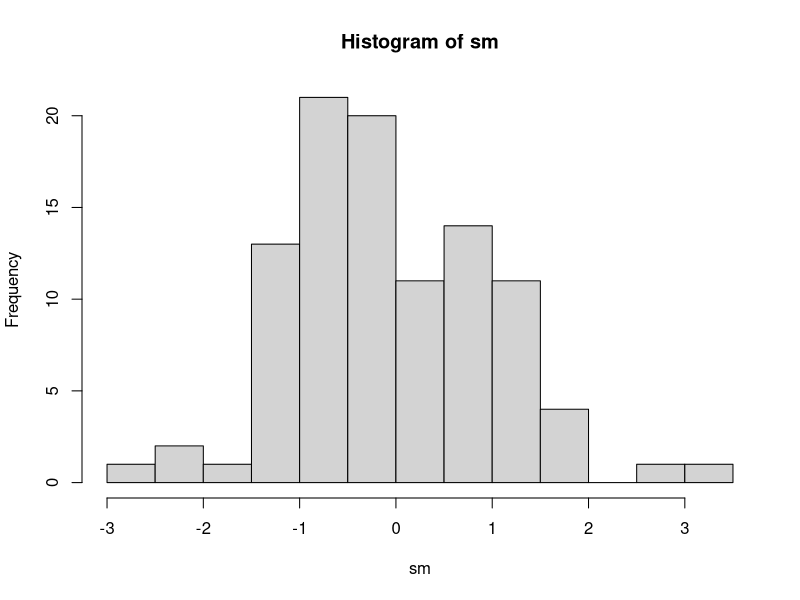
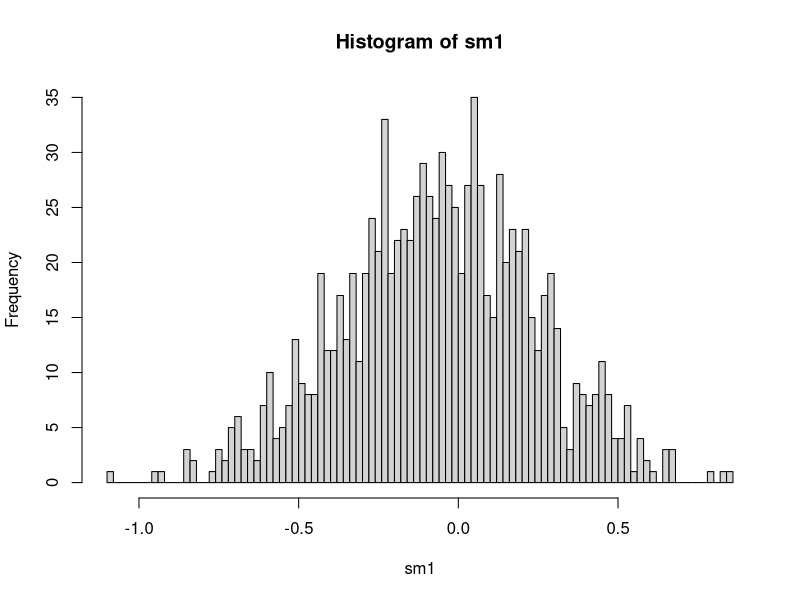
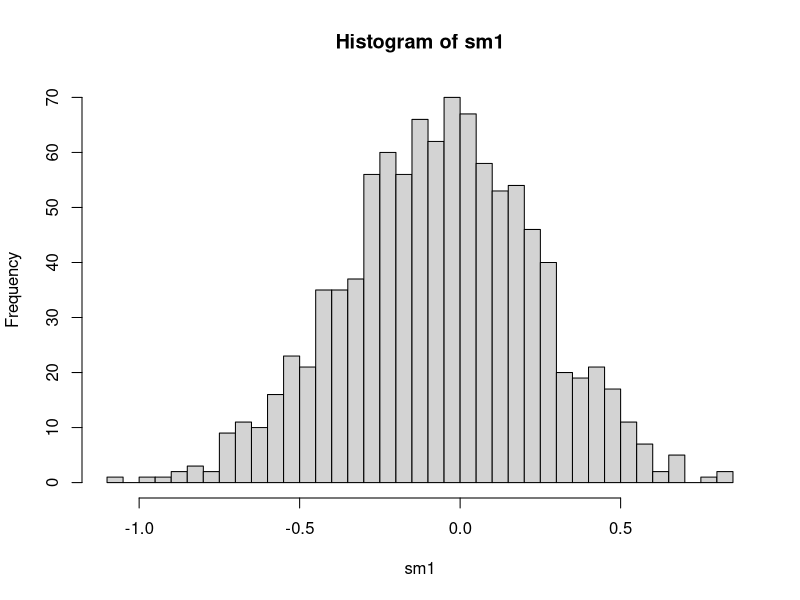
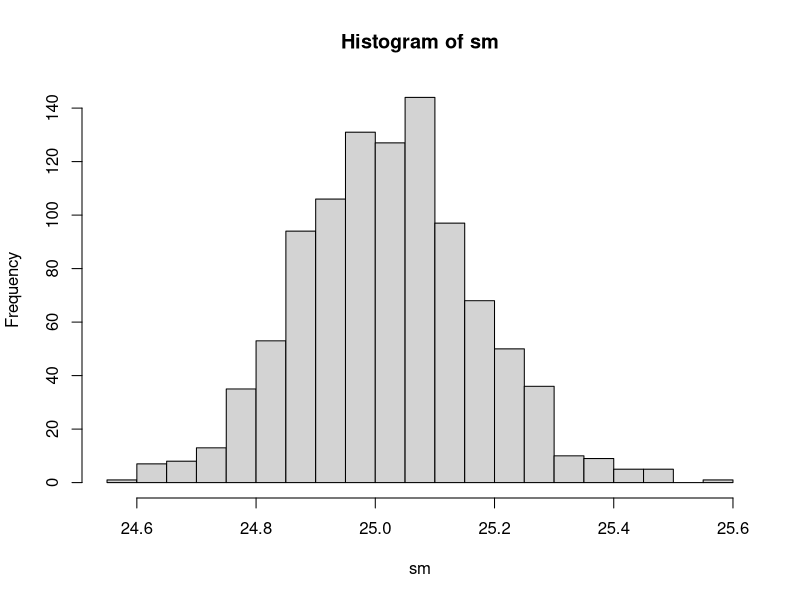
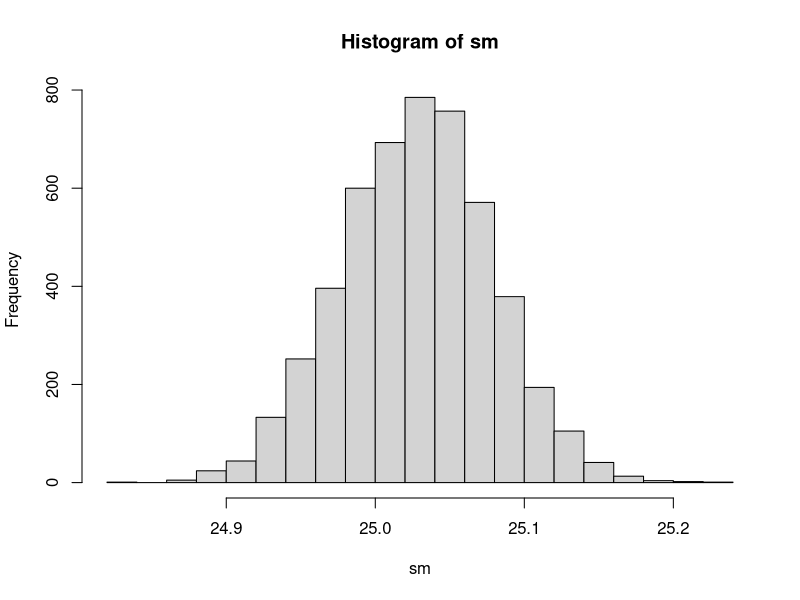

Recreate these plots in R, in order.
set.seed(1)
a=rnorm(10000,0,10)
mean(a)
var(a)
sd(a)

sm=vector(mode = "numeric",length = 100)
sv=vector(mode = "numeric",length = 100)
ssd=vector(mode = "numeric",length = 100)
i=1

while(i<101){
b=sample(a,100)
sm[i]=mean(b)
sv[i]=var(b)
ssd[i]=sd(b)
i=i+1
}

sm
sv
ssd

range(sm)
hist(sm,breaks = 10)


#######################################################

sm1=vector(mode = "numeric",length = 1000)
sv1=vector(mode = "numeric",length = 1000)
ssd1=vector(mode = "numeric",length = 1000)
i=1

while(i<1001){
  c=sample(a,1000)
  sm1[i]=mean(c)
  sv1[i]=var(c)
  ssd1[i]=sd(c)
  i=i+1
}

hist(sm1,breaks = 100)
hist(sm1,breaks = 50)


###########################################################

set.seed(1)
a=rpois(10000,25)
mean(a)
var(a)
sd(a)

sm=vector(mode = "numeric",length = 100)
sv=vector(mode = "numeric",length = 100)
ssd=vector(mode = "numeric",length = 100)
i=1

while(i<1001){
  b=sample(a,1000)
  sm[i]=mean(b)
  sv[i]=var(b)
  ssd[i]=sd(b)
  i=i+1
}


range(sm)
hist(sm,breaks = 25)


###########################################################

set.seed(1)
a=rpois(10000,25)
mean(a)
var(a)
sd(a)

sm=vector(mode = "numeric",length = 100)
sv=vector(mode = "numeric",length = 100)
ssd=vector(mode = "numeric",length = 100)
i=1

while(i<5001){
  b=sample(a,5000)
  sm[i]=mean(b)
  sv[i]=var(b)
  ssd[i]=sd(b)
  i=i+1
}


range(sm)
hist(sm,breaks = 25)

